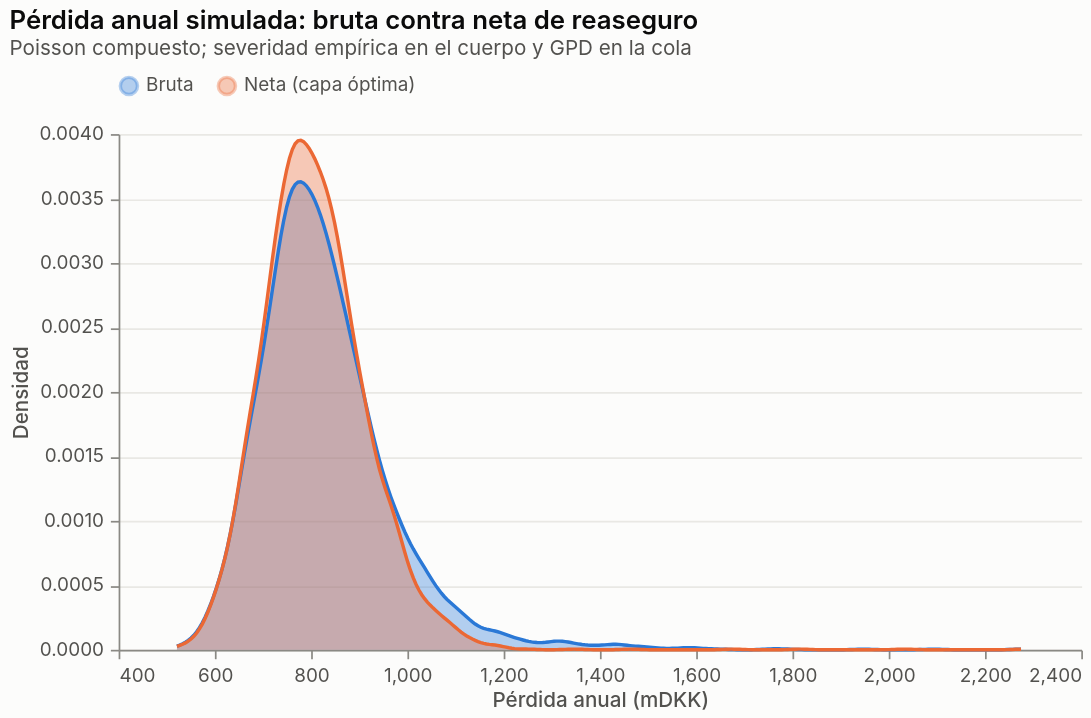

The code cell stored with this chart in its notebook:
### Code cell
fig["06_perdida_anual"]

### Figure 1 — Vega-Lite specification as saved in the notebook (floating-point values rounded to 4 significant figures; data arrays with more than 128 entries replaced by an {"elided": "..."} marker saying what was removed)
{"$schema": "https://vega.github.io/schema/vega-lite/v6.4.1.json", "config": {"axis": {"domainColor": "#8a8984", "gridColor": "#e9e8e4", "labelColor": "#52514e", "labelFontSize": 11, "labelPadding": 4, "tickColor": "#8a8984", "titleColor": "#52514e", "titleFontSize": 12, "titleFontWeight": 500}, "axisX": {"grid": false}, "background": "#fcfcfb", "bar": {"cornerRadiusEnd": 4}, "font": "Inter, Segoe UI, Helvetica, Arial, sans-serif", "legend": {"labelColor": "#52514e", "labelFontSize": 11, "labelLimit": 420, "orient": "top", "symbolStrokeWidth": 2, "titleColor": "#52514e", "titleFontSize": 11}, "line": {"strokeWidth": 2}, "point": {"filled": true, "size": 64}, "range": {"category": ["#2a78d6", "#eb6834", "#1baf7a"]}, "title": {"anchor": "start", "color": "#0b0b0b", "fontSize": 15, "fontWeight": 600, "offset": 10, "subtitleColor": "#52514e", "subtitleFontSize": 12}, "view": {"stroke": null}}, "data": {"name": "data-671899fb08868ef5a77b1bb87d2d6285"}, "datasets": {"data-671899fb08868ef5a77b1bb87d2d6285": {"elided": "8000 records"}}, "encoding": {"color": {"field": "serie", "scale": {"domain": ["Bruta", "Neta (capa óptima)"], "range": ["#2a78d6", "#eb6834"]}, "title": null, "type": "nominal"}, "tooltip": [{"field": "serie", "type": "nominal"}, {"field": "loss", "format": ",.0f", "type": "quantitative"}], "x": {"field": "loss", "title": "Pérdida anual (mDKK)", "type": "quantitative"}, "y": {"field": "dens", "stack": null, "title": "Densidad", "type": "quantitative"}}, "height": 300, "mark": {"line": {"strokeWidth": 2}, "opacity": 0.35, "type": "area"}, "title": {"subtitle": "Poisson compuesto; severidad empírica en el cuerpo y GPD en la cola", "text": "Pérdida anual simulada: bruta contra neta de reaseguro"}, "transform": [{"as": ["loss", "dens"], "density": "loss", "extent": [521.2, 2275.0], "groupby": ["serie"], "steps": 300}], "width": 560}
